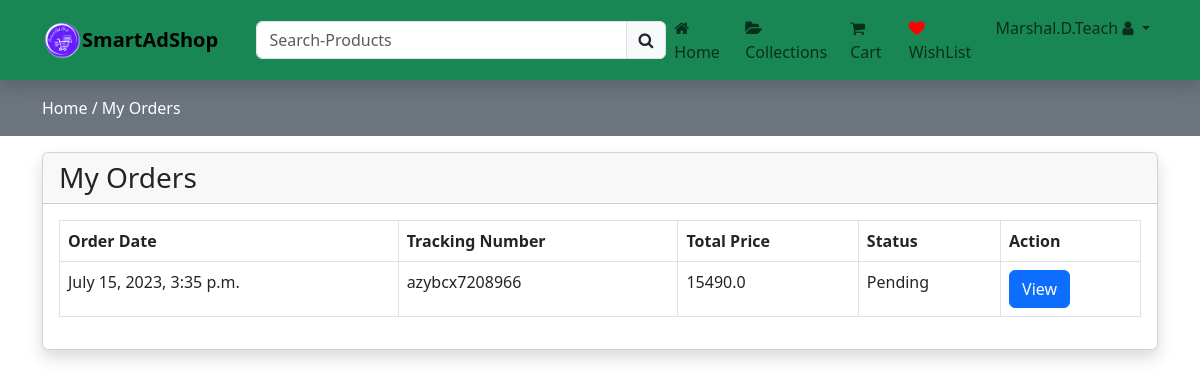
/my-orders (signed in), run on the app's committed database.
### store/models.py (models this page shows, shortened)
class Order(models.Model):
    user = models.ForeignKey(User , on_delete=models.CASCADE)
    fname = models.CharField(max_length=150, null=False)
    lname = models.CharField(max_length=150, null=False)
    email = models.CharField(max_length=150, null=False)
    phone = models.CharField(max_length=150, null=False)
    address = models.TextField(null=False)
    city = models.CharField(max_length=150, null=False)
    state = models.CharField(max_length=150, null=False)
    country = models.CharField(max_length=150, null=False)
    pincode = models.CharField(max_length=150, null=False)
    total_price = models.FloatField(null=False)
    pay_mode = models.CharField( max_length=150, null=False)
    payment_id = models.CharField(max_length=250, null=True)
    orderstatuses = {
        ('Pending','Pending'),
        ('Out For Shipping','Out For Shipping'),
        ('Completed','Completed'),
    }
    status = models.CharField(max_length=150, choices=orderstatuses, default='Pending')
    message = models.TextField(null=True)
    tracking_no = models.CharField( max_length=150, null=False)
    created_at = models.DateTimeField(auto_now_add=True)
    updated_at = models.DateTimeField(auto_now=True)

### store/controller/order.py (the view)
# urls.py: path('my-orders', order.index, name="myorders"),
def index(request):
    orders = Order.objects.filter(user=request.user)
    cntxt = {'orders': orders}
    return render(request, "store/orders/index.html", cntxt)

### store/templates/store/orders/index.html
{%  extends 'store/layouts/main.html' %}
{% block content %}
    <div class="py-3 bg-secondary">
        <div class="container">
            <a class="text-white" href="{% url 'home' %}"> Home /</a>
            <a class="text-white" href="{% url 'myorders' %}"> My Orders </a>
        </div>
    </div>
    <div class="container mt-3">
        <div class="row">
            <div class="col-md-12">
                <div class="card shadow">
                    <div class="card-header">
                        <h3 class="mb-0">My Orders</h3>
                    </div>
                    <div class="card-body">
                        <table class="table table-bordered">
                            <thead>
                                <tr>
                                    <th>Order Date</th>
                                    <th>Tracking Number</th>
                                    <th>Total Price</th>
                                    <th>Status</th>
                                    <th>Action</th>
                                </tr>
                            </thead>
                            <tbody>
                                {% for item in orders %}
                                    <tr>
                                        <td>{{ item.created_at }}</td>
                                        <td>{{ item.tracking_no }}</td>
                                        <td>{{ item.total_price }}</td>
                                        <td>{{ item.status }}</td>
                                        <td>
                                            <a href="{% url 'orderview' item.tracking_no %}" class="btn btn-primary">View</a>
                                        </td>
                                    </tr>
                                {% endfor %}
                            </tbody>
                        </table>
                    </div>
                </div>
            </div>
        </div>
    </div>
{% endblock content %}

### store/templates/store/inc/navbar.html (shortened to what this page needs)
{% load static %}
<nav class="navbar navbar-expand-lg bg-success shadow">
  <div class="container">
    <img src="{% static '/images/logo.png' %}" width="40px" height="40px" /><a class="navbar-brand" href="#"><b> SmartAdShop</b></a>
    <div class="search-bar">
      <form action="{% url 'searchproduct' %}" method="POST">
        <div class="input-group">
          <input type="search" required class="form-control" name="productsearch" id="srchprdct" placeholder="Search-Products">
          <button type="submit" class="input-group-text"><i class="fa fa-search"></i></button>
        </div>
      </form>
    </div>
    <div class="collapse navbar-collapse" id="navbarNav">
      <ul class="navbar-nav ms-auto">
        <li class="nav-item">
          <a class="nav-link {% if request.resolver_match.url_name == 'home' %} active {% endif %}" aria-current="page" href="{% url 'home' %}"><i class="fa fa-home"></i> Home</a>
        </li>
        <li class="nav-item">
          <a class="nav-link {% if request.resolver_match.url_name == 'collections' %} active {% endif %}" href="{% url 'collections' %}"><i class="fa fa-folder-open"></i> Collections</a>
        </li>
        <li class="nav-item">
          <a class="nav-link {% if request.resolver_match.url_name == 'cart' %} active {% endif %}" aria-current="page" href="{% url 'cart' %}"><i class="fa fa-shopping-cart"></i> Cart</a>
        </li>
        <li class="nav-item">
          <a class="nav-link {% if request.resolver_match.url_name == 'wishlist' %} active {% endif %}" aria-current="page" href="{% url 'wishlist' %}"><i class="fa fa-heart" style="color: red;"></i> WishList</a>
        </li>
        {% if request.user.is_authenticated %}
              <li class="nav-item dropdown">
                  <a class="nav-link dropdown-toggle" href="#" role="button" data-bs-toggle="dropdown" aria-expanded="false">
                      {{ request.user }} <i class="fa fa-user"></i>
                  </a>
              </li>
        {% endif %}
      </ul>
    </div>
  </div>
</nav>

### css/custom.css (style rules this page uses)
.search-bar { margin-left: 2%; width: 40% !important; }

### data on the page
Order: created_at "July 15, 2023, 3:35 p.m.", tracking_no "azybcx7208966", total_price "15490.0", status "Pending"

### other printed values
{{ request.user }} "Marshal.D.Teach"
